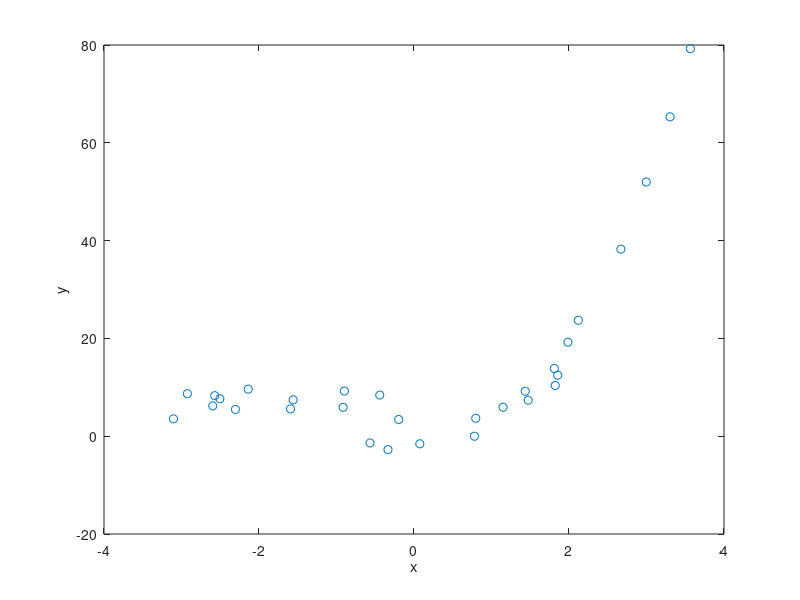

Source code (MATLAB): (Note: this script raises an error after producing the figure.)
clear; 
close all; 
clc;

load('DatHW1Q2.mat')
Y = yList;
X = ones(size(xList));

figure(1);
plot(xList,yList,'o');
xlabel('x'); ylabel('y');

%% cross validation indices
kCrossValidation = 4; % 4-fold cross validation
indices = crossvalind('Kfold',xList,kCrossValidation);

%%
NumMaximumDegreePolynomial = 8;
for k = 1:kCrossValidation
    validation = (indices == k);
    train = ~validation;
    
    xList_Train = xList(train); yList_Train = yList(train);
    xList_Validation = xList(validation); yList_Validation = yList(validation);
    N_Validation = length(xList_Validation); N_Train = length(xList_Train);
    
    X_Train = ones(size(xList_Train));
    X_Validation = ones(size(xList_Validation));
    for iDegree = 1:NumMaximumDegreePolynomial
        
        % training
        X_Train = [X_Train xList_Train.^iDegree];
        Y_Train = yList_Train;
%         B = regress(Y_Train,X_Train);
        B = X_Train\Y_Train;
        MSE_Matrix_Train(k,iDegree) = ((Y_Train-X_Train*B)'*(Y_Train-X_Train*B))/N_Train;
        % storing as a cell array because each model has a different size B

        % Validationing
        X_Validation = [X_Validation xList_Validation.^iDegree];
        Y_Validation = yList_Validation;
        MSE_Matrix_Validation(k,iDegree) = ((Y_Validation-X_Validation*B)'*(Y_Validation-X_Validation*B))/N_Validation;
        
    end
end

%% plotting train and Validation error
figure(2);
plot(mean(MSE_Matrix_Train),'o-')
hold on
plot(mean(MSE_Matrix_Validation),'o-')
legend('Mean train error','mean Validation or validation error');

optimalDegree = find(mean(MSE_Matrix_Validation)==min(mean(MSE_Matrix_Validation)))
title({'k-fold cross validation',['Mean Validation error is minimized at N = ' num2str(optimalDegree)]})

%% b
xList_forPlottingFit = linspace(-4,4,200)';
noiseList = [];

for iDegree = 1:6
    %% do 
    X = [X xList.^iDegree];
    B = regress(Y,X); % all coefficients for this polynomial degree     
    %% plot of data and best fit of a given polynomial degree
    yList_forPlottingFit = B(1);
    for iTerm = 1:iDegree
        yList_forPlottingFit = yList_forPlottingFit + ...
            B(iTerm+1)*xList_forPlottingFit.^iTerm;
    end
    figure(iDegree+2)
    plot(xList_forPlottingFit,yList_forPlottingFit,'linewidth',2);

    title(['Degree of polynomial = ' num2str(iDegree)], ...
        'fontsize',20);
    grid on
       
    %% compute mean square error
    E = Y-X*B; % array of errors for all data points
    noise = std(E);
    noiseList = [noiseList noise]
    % y has noise with standard deviation equal to 3, therefore polynomial 
    % degree is better if std(E)closer to 3. Thus, the polynomial degree
    % should be 3
end